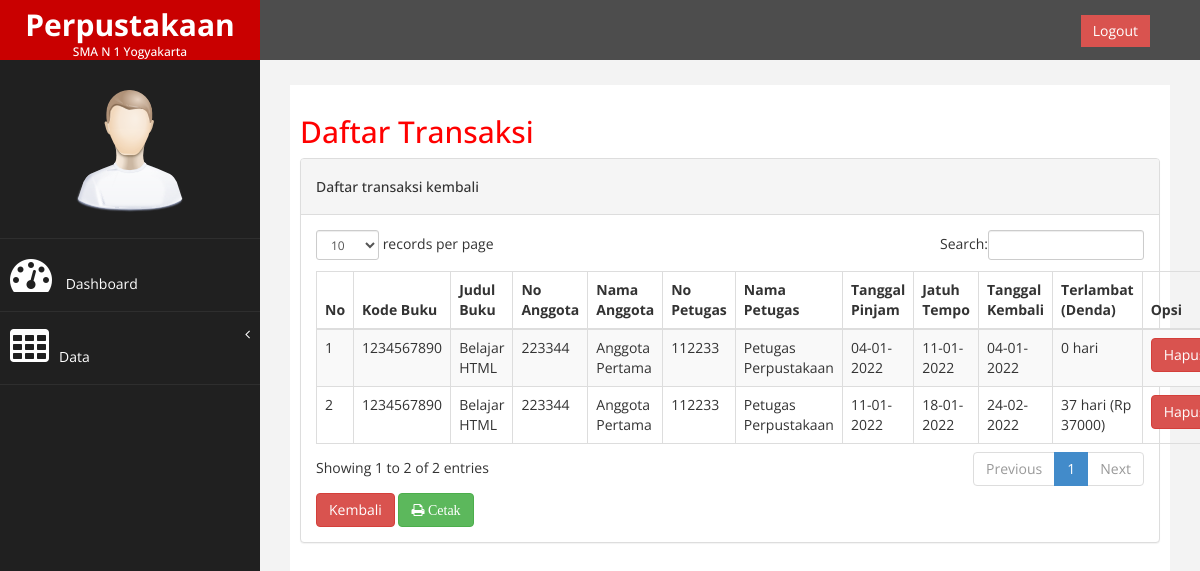
Page /halaman/petugas/data/transaksi/transaksi_kembali.php on the committed database.
### tables this page shows
CREATE TABLE `tab_transaksi` (
  `id_transaksi` int(10) NOT NULL,
  `kode_buku` int(10) NOT NULL,
  `no_anggota` int(10) NOT NULL,
  `no_petugas` int(10) NOT NULL,
  `kode_pinjam` int(10) NOT NULL,
  `kode_kembali` int(10) NOT NULL,
  `status` enum('Pinjam','Kembali') NOT NULL
);

CREATE TABLE `tab_buku` (
  `kode_buku` int(10) NOT NULL,
  `judul_buku` varchar(200) NOT NULL,
  `penulis_buku` varchar(200) NOT NULL,
  `penerbit_buku` varchar(100) NOT NULL,
  `tahun_terbit` varchar(4) NOT NULL
);

CREATE TABLE `tab_anggota` (
  `no_anggota` int(10) NOT NULL,
  `nama_anggota` varchar(200) NOT NULL,
  `email` varchar(100) NOT NULL,
  `no_hp` varchar(20) NOT NULL,
  `alamat` varchar(200) NOT NULL,
  `username` varchar(100) NOT NULL,
  `password` varchar(100) NOT NULL,
  `ulang_pass` varchar(100) NOT NULL
);

CREATE TABLE `tab_petugas` (
  `no_petugas` int(11) NOT NULL,
  `nama_petugas` varchar(200) NOT NULL,
  `username` varchar(100) NOT NULL,
  `password` varchar(100) NOT NULL,
  `ulang_pass` varchar(100) NOT NULL
);

CREATE TABLE `tab_pinjam` (
  `kode_pinjam` int(10) NOT NULL,
  `tgl_pinjam` varchar(50) NOT NULL,
  `jatuh_tempo` varchar(50) NOT NULL
);

CREATE TABLE `tab_kembali` (
  `kode_kembali` int(10) NOT NULL,
  `tgl_kembali` varchar(50) NOT NULL,
  `denda` varchar(50) NOT NULL
);

### halaman/petugas/data/transaksi/transaksi_kembali.php (the view, shortened to what this page needs)
<!DOCTYPE html>
<html xmlns="http://www.w3.org/1999/xhtml">
<head>
    <link href="../../../assets/css/bootstrap.css" rel="stylesheet" />
    <link href="../../../assets/css/font-awesome.css" rel="stylesheet" />
    <link href="../../../assets/js/morris/morris-0.4.3.min.css" rel="stylesheet" />
    <link href="../../../assets/css/custom.css" rel="stylesheet" />
    <link href="../../../assets/js/dataTables/dataTables.bootstrap.css" rel="stylesheet" />
</head>
<body>
    <div id="wrapper">
        <nav class="navbar navbar-default navbar-cls-top " role="navigation" style="margin-bottom: 0">
            <div class="navbar-header">
                <a class="navbar-brand" href="">
                    Perpustakaan<h6>SMA N 1 Yogyakarta</h6>
                </a>
            </div>
  <div style="color: white;
padding: 15px 50px 5px 50px;
float: right;
font-size: 16px;"><a href="../../logout.php" class="btn btn-danger square-btn-adjust">Logout</a> </div>
        </nav>
                <nav class="navbar-default navbar-side" role="navigation">
            <div class="sidebar-collapse">
                <ul class="nav" id="main-menu">
				<li class="text-center">
                    <img src="../../../assets/img/find_user.png" class="user-image img-responsive"/>
					</li>
                    <li>
                        <a href="../../dashboard.php"><i class="fa fa-dashboard fa-3x"></i> Dashboard</a>
                    </li>
                    <li>
                        <a href="#"><i class="fa fa-table fa-3x"></i>Data<span class="fa arrow"></span></a>
                    </li>
                </ul>
            </div>
        </nav>
        <div id="page-wrapper" >
            <div id="page-inner">
                <div class="row">
                    <div class="col-md-12">
                     <h2>Daftar Transaksi</h2>
                    </div>
                </div>
                    <div class="panel panel-default">
                <div class="panel-heading">
                    <h5>Daftar transaksi kembali</h5>
                </div>
                        <div class="panel-body">
                            <div class="table-responsive">
                                <table class="table table-striped table-bordered table-hover" id="dataTables-example">
                                    <thead>
                                        <tr>
                                            <th>No</th>
                                            <th>Kode Buku</th>
                                            <th>Judul Buku</th>
                                            <th>No Anggota</th>
                                            <th>Nama Anggota</th>
                                            <th>No Petugas</th>
                                            <th>Nama Petugas</th>
                                            <th>Tanggal Pinjam</th>
                                            <th>Jatuh Tempo</th>
                                            <th>Tanggal Kembali</th>
                                            <th>Terlambat (Denda)</th>
                                            <th>Opsi</th>
                                        </tr>
                                    </thead>
                                    <tbody>
                                        <?php
                                        include "../../../../koneksi.php";
                                        $no = 1;
                                        $ambil = mysqli_query($koneksi,"SELECT*FROM tab_transaksi
                                        INNER JOIN tab_buku ON tab_buku.kode_buku = tab_transaksi.kode_buku
                                        INNER JOIN tab_anggota ON tab_anggota.no_anggota = tab_transaksi.no_anggota
                                        INNER JOIN tab_petugas ON tab_petugas.no_petugas = tab_transaksi.no_petugas
                                        INNER JOIN tab_pinjam ON tab_pinjam.kode_pinjam = tab_transaksi.kode_pinjam
                                        INNER JOIN tab_kembali ON tab_kembali.kode_kembali = tab_transaksi.kode_kembali
                                        WHERE status='Kembali'");
                                        while ($data = mysqli_fetch_array($ambil)) {
                                            ?>
                                            <tr class="odd gradeX">
                                                <td><?php echo $no++; ?></td>
                                                <td><?php echo $data['kode_buku']; ?></td>
                                                <td><?php echo $data['judul_buku']; ?></td>
                                                <td><?php echo $data['no_anggota']; ?></td>
                                                <td><?php echo $data['nama_anggota']; ?></td>
                                                <td><?php echo $data['no_petugas']; ?></td>
                                                <td><?php echo $data['nama_petugas']; ?></td>
                                                <td><?php echo $data['tgl_pinjam']; ?></td>
                                                <td><?php echo $data['jatuh_tempo']; ?></td>
                                                <td><?php echo $data['tgl_kembali']; ?></td>
                                                <td><?php echo $data['denda']; ?></td>
                                                <td>
                                                    <a href="hapus_transaksi.php?id=<?php echo $data['id_transaksi']; ?>" class="btn btn-danger">Hapus</a>
                                                </td>
                                            </tr>
                                            <?php
                                        }
                                        ?>
                                    </tbody>
                                </table>
                                <a href="transaksi_buku.php" class="btn btn-danger">Kembali</a>
                                <a href="../laporan/laporan_kembali.php" target="_blank" class="btn btn-success"><i class="fa fa-print"> Cetak </i></a>
                            </div>
                        </div>
                    </div>
    </div>
            </div>
        </div>
</body>
</html>

### halaman/assets/css/custom.css (style rules this page uses)
body { font-family: 'Open Sans', sans-serif; }
#wrapper { width: 100%; background:#202020; }
#page-wrapper { padding: 15px 15px; min-height: 600px; background:#F3F3F3; }
#page-inner { width:100%; margin:10px 20px 10px 0px; background-color:#fff!important; padding:10px; min-height:1200px; }
.text-center { text-align:center; }
h2 { color: #f00; }
.square-btn-adjust { border: 0px solid transparent; -webkit-border-radius: 0px; -moz-border-radius: 0px; border-radius: 0px; }
.user-image { margin: 25px auto; -webkit-border-radius: 10px; -moz-border-radius: 10px; border-radius: 10px; max-height:170px; max-width:170px; }
.navbar-cls-top .navbar-brand { color: #fff; background: #C90000; width: 260px; text-align: center; height: 60px; font-size: 30px; font-weight: 700; }
.arrow { float: right; }
.fa.arrow:before { content: "\f104"; }
.sidebar-collapse , .sidebar-collapse .nav { background:none; }
.sidebar-collapse .nav { padding:0; }
.sidebar-collapse .nav > li > a { color:#fff; background:#202020; text-shadow:none; }
.sidebar-collapse > .nav > li > a { padding:15px 10px; }
.sidebar-collapse > .nav > li { border-bottom: 1px solid rgba(107, 108, 109, 0.19); }
.navbar-side { border:none; background-color: #202020; }
.navbar-cls-top { background:#4D4D4D; border-bottom:none; }
.navbar-default { border:0px solid black; }
.navbar-header { background: #A70303; }
.nav > li > a > i { margin-right:10px; }
@media (min-width:768px) { #page-wrapper { margin: 0 0 0 260px; padding: 15px 30px; min-height: 1200px; } }
@media (min-width:768px) { .navbar-side { z-index: 1; position: absolute; width: 260px; } }
@media (min-width:768px) { .navbar { border-radius: 0px; } }

### rows in the picture
tab_transaksi: kode_buku.kode_buku "1234567890", kode_buku.judul_buku "Belajar HTML", no_anggota.no_anggota "223344", no_anggota.nama_anggota "Anggota Pertama", no_petugas.no_petugas "112233", no_petugas.nama_petugas "Petugas Perpustakaan", kode_pinjam.tgl_pinjam "04-01-2022", kode_pinjam.jatuh_tempo "11-01-2022", kode_kembali.tgl_kembali "04-01-2022", kode_kembali.denda "0 hari"
tab_transaksi: kode_buku.kode_buku "1234567890", kode_buku.judul_buku "Belajar HTML", no_anggota.no_anggota "223344", no_anggota.nama_anggota "Anggota Pertama", no_petugas.no_petugas "112233", no_petugas.nama_petugas "Petugas Perpustakaan", kode_pinjam.tgl_pinjam "11-01-2022", kode_pinjam.jatuh_tempo "18-01-2022", kode_kembali.tgl_kembali "24-02-2022", kode_kembali.denda "37 hari (Rp 37000)"
